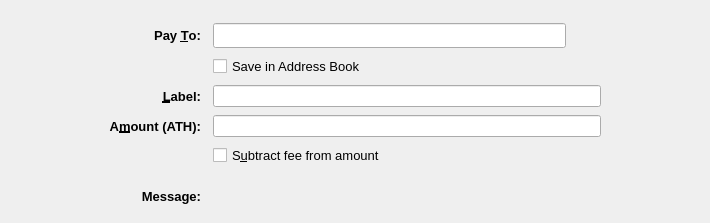
<?xml version="1.0" encoding="UTF-8"?>
<ui version="4.0">
 <class>SendCoinsEntry</class>
 <widget class="QStackedWidget" name="SendCoinsEntry">
  <property name="geometry">
   <rect>
    <x>0</x>
    <y>0</y>
    <width>710</width>
    <height>223</height>
   </rect>
  </property>
  <property name="focusPolicy">
   <enum>Qt::TabFocus</enum>
  </property>
  <property name="autoFillBackground">
   <bool>false</bool>
  </property>
  <property name="styleSheet">
   <string notr="true"/>
  </property>
  <property name="currentIndex">
   <number>0</number>
  </property>
  <widget class="QFrame" name="SendCoins">
   <property name="toolTip">
    <string>This is a normal payment.</string>
   </property>
   <property name="frameShape">
    <enum>QFrame::NoFrame</enum>
   </property>
   <layout class="QGridLayout" name="gridLayout">
    <property name="topMargin">
     <number>8</number>
    </property>
    <property name="bottomMargin">
     <number>4</number>
    </property>
    <property name="horizontalSpacing">
     <number>12</number>
    </property>
    <property name="verticalSpacing">
     <number>8</number>
    </property>
    <item row="1" column="0">
     <spacer name="horizontalSpacer">
      <property name="orientation">
       <enum>Qt::Horizontal</enum>
      </property>
      <property name="sizeType">
       <enum>QSizePolicy::Maximum</enum>
      </property>
      <property name="sizeHint" stdset="0">
       <size>
        <width>100</width>
        <height>20</height>
       </size>
      </property>
     </spacer>
    </item>
    <item row="3" column="2">
     <widget class="QLineEdit" name="addAsLabel">
      <property name="sizePolicy">
       <sizepolicy hsizetype="Expanding" vsizetype="Expanding">
        <horstretch>0</horstretch>
        <verstretch>0</verstretch>
       </sizepolicy>
      </property>
      <property name="toolTip">
       <string>Enter a label for this address to add it to the list of used addresses</string>
      </property>
      <property name="styleSheet">
       <string notr="true"/>
      </property>
     </widget>
    </item>
    <item row="0" column="2">
     <spacer name="verticalSpacer">
      <property name="orientation">
       <enum>Qt::Vertical</enum>
      </property>
      <property name="sizeHint" stdset="0">
       <size>
        <width>20</width>
        <height>40</height>
       </size>
      </property>
     </spacer>
    </item>
    <item row="1" column="3">
     <spacer name="horizontalSpacer_2">
      <property name="orientation">
       <enum>Qt::Horizontal</enum>
      </property>
      <property name="sizeType">
       <enum>QSizePolicy::Maximum</enum>
      </property>
      <property name="sizeHint" stdset="0">
       <size>
        <width>100</width>
        <height>20</height>
       </size>
      </property>
     </spacer>
    </item>
    <item row="12" column="2">
     <widget class="QLabel" name="messageTextLabel">
      <property name="toolTip">
       <string>A message that was attached to the aethercoin: URI which will be stored with the transaction for your reference. Note: This message will not be sent over the AetherCoin network.</string>
      </property>
      <property name="styleSheet">
       <string notr="true"/>
      </property>
      <property name="textFormat">
       <enum>Qt::PlainText</enum>
      </property>
     </widget>
    </item>
    <item row="1" column="1">
     <widget class="QLabel" name="payToLabel">
      <property name="font">
       <font>
        <pointsize>10</pointsize>
        <weight>75</weight>
        <bold>true</bold>
       </font>
      </property>
      <property name="text">
       <string>Pay &amp;To:</string>
      </property>
      <property name="alignment">
       <set>Qt::AlignRight|Qt::AlignTrailing|Qt::AlignVCenter</set>
      </property>
      <property name="buddy">
       <cstring>payTo</cstring>
      </property>
     </widget>
    </item>
    <item row="12" column="1">
     <widget class="QLabel" name="messageLabel">
      <property name="font">
       <font>
        <pointsize>10</pointsize>
        <weight>75</weight>
        <bold>true</bold>
       </font>
      </property>
      <property name="text">
       <string>Message:</string>
      </property>
      <property name="alignment">
       <set>Qt::AlignRight|Qt::AlignTrailing|Qt::AlignVCenter</set>
      </property>
     </widget>
    </item>
    <item row="6" column="2">
     <layout class="QHBoxLayout" name="horizontalLayoutAmount" stretch="0">
      <item>
       <widget class="AetherCoinAmountField" name="payAmount">
        <property name="sizePolicy">
         <sizepolicy hsizetype="Expanding" vsizetype="Expanding">
          <horstretch>0</horstretch>
          <verstretch>0</verstretch>
         </sizepolicy>
        </property>
        <property name="styleSheet">
         <string notr="true"/>
        </property>
       </widget>
      </item>
     </layout>
    </item>
    <item row="3" column="1">
     <widget class="QLabel" name="labellLabel">
      <property name="font">
       <font>
        <pointsize>10</pointsize>
        <weight>75</weight>
        <bold>true</bold>
       </font>
      </property>
      <property name="text">
       <string>&amp;Label:</string>
      </property>
      <property name="alignment">
       <set>Qt::AlignRight|Qt::AlignTrailing|Qt::AlignVCenter</set>
      </property>
      <property name="buddy">
       <cstring>addAsLabel</cstring>
      </property>
     </widget>
    </item>
    <item row="1" column="2">
     <layout class="QHBoxLayout" name="payToLayout">
      <property name="spacing">
       <number>0</number>
      </property>
      <item>
       <widget class="QValidatedLineEdit" name="payTo">
        <property name="sizePolicy">
         <sizepolicy hsizetype="Expanding" vsizetype="Expanding">
          <horstretch>0</horstretch>
          <verstretch>0</verstretch>
         </sizepolicy>
        </property>
        <property name="toolTip">
         <string>The AetherCoin address to send the payment to</string>
        </property>
        <property name="styleSheet">
         <string notr="true"/>
        </property>
       </widget>
      </item>
      <item>
       <widget class="QToolButton" name="addressBookButton">
        <property name="toolTip">
         <string notr="true"/>
        </property>
        <property name="styleSheet">
         <string notr="true">border:0;background:transparent</string>
        </property>
        <property name="text">
         <string/>
        </property>
        <property name="icon">
           <iconset resource="../navcoin.qrc">
          <normaloff>:/icons/address-book</normaloff>:/icons/address-book</iconset>
        </property>
        <property name="iconSize">
         <size>
          <width>22</width>
          <height>22</height>
         </size>
        </property>
        <property name="shortcut">
         <string>Alt+A</string>
        </property>
       </widget>
      </item>
      <item>
       <spacer name="horizontalSpacer_3">
        <property name="orientation">
         <enum>Qt::Horizontal</enum>
        </property>
        <property name="sizeType">
         <enum>QSizePolicy::Maximum</enum>
        </property>
        <property name="sizeHint" stdset="0">
         <size>
          <width>10</width>
          <height>20</height>
         </size>
        </property>
       </spacer>
      </item>
     </layout>
    </item>
    <item row="10" column="2">
     <spacer name="verticalSpacer_3">
      <property name="orientation">
       <enum>Qt::Vertical</enum>
      </property>
      <property name="sizeHint" stdset="0">
       <size>
        <width>20</width>
        <height>40</height>
       </size>
      </property>
     </spacer>
    </item>
    <item row="2" column="2">
     <widget class="QCheckBox" name="addressBookCheckBox">
      <property name="font">
       <font>
        <pointsize>10</pointsize>
       </font>
      </property>
      <property name="text">
       <string>Save in Address Book</string>
      </property>
     </widget>
    </item>
    <item row="6" column="1">
     <widget class="QLabel" name="amountLabel">
      <property name="font">
       <font>
        <pointsize>10</pointsize>
        <weight>75</weight>
        <bold>true</bold>
       </font>
      </property>
      <property name="text">
       <string>A&amp;mount (ATH):</string>
      </property>
      <property name="alignment">
       <set>Qt::AlignRight|Qt::AlignTrailing|Qt::AlignVCenter</set>
      </property>
      <property name="buddy">
       <cstring>payAmount</cstring>
      </property>
     </widget>
    </item>
    <item row="13" column="2">
     <spacer name="verticalSpacer_2">
      <property name="orientation">
       <enum>Qt::Vertical</enum>
      </property>
      <property name="sizeHint" stdset="0">
       <size>
        <width>20</width>
        <height>40</height>
       </size>
      </property>
     </spacer>
    </item>
    <item row="7" column="2">
     <widget class="QCheckBox" name="checkboxSubtractFeeFromAmount">
      <property name="font">
       <font>
        <pointsize>10</pointsize>
       </font>
      </property>
      <property name="toolTip">
       <string>The fee will be deducted from the amount being sent. The recipient will receive less aethercoins than you enter in the amount field. If multiple recipients are selected, the fee is split equally.</string>
      </property>
      <property name="text">
       <string>S&amp;ubtract fee from amount</string>
      </property>
     </widget>
    </item>
   </layout>
  </widget>
  <widget class="QFrame" name="SendCoins_UnauthenticatedPaymentRequest">
   <property name="palette">
    <palette>
     <active>
      <colorrole role="WindowText">
       <brush brushstyle="SolidPattern">
        <color alpha="255">
         <red>0</red>
         <green>0</green>
         <blue>0</blue>
        </color>
       </brush>
      </colorrole>
      <colorrole role="Button">
       <brush brushstyle="SolidPattern">
        <color alpha="255">
         <red>239</red>
         <green>241</green>
         <blue>244</blue>
        </color>
       </brush>
      </colorrole>
      <colorrole role="Light">
       <brush brushstyle="SolidPattern">
        <color alpha="255">
         <red>255</red>
         <green>255</green>
         <blue>255</blue>
        </color>
       </brush>
      </colorrole>
      <colorrole role="Midlight">
       <brush brushstyle="SolidPattern">
        <color alpha="255">
         <red>255</red>
         <green>255</green>
         <blue>191</blue>
        </color>
       </brush>
      </colorrole>
      <colorrole role="Dark">
       <brush brushstyle="SolidPattern">
        <color alpha="255">
         <red>127</red>
         <green>127</green>
         <blue>63</blue>
        </color>
       </brush>
      </colorrole>
      <colorrole role="Mid">
       <brush brushstyle="SolidPattern">
        <color alpha="255">
         <red>170</red>
         <green>170</green>
         <blue>84</blue>
        </color>
       </brush>
      </colorrole>
      <colorrole role="Text">
       <brush brushstyle="SolidPattern">
        <color alpha="255">
         <red>0</red>
         <green>0</green>
         <blue>0</blue>
        </color>
       </brush>
      </colorrole>
      <colorrole role="BrightText">
       <brush brushstyle="SolidPattern">
        <color alpha="255">
         <red>255</red>
         <green>255</green>
         <blue>255</blue>
        </color>
       </brush>
      </colorrole>
      <colorrole role="ButtonText">
       <brush brushstyle="SolidPattern">
        <color alpha="255">
         <red>0</red>
         <green>0</green>
         <blue>0</blue>
        </color>
       </brush>
      </colorrole>
      <colorrole role="Base">
       <brush brushstyle="SolidPattern">
        <color alpha="255">
         <red>239</red>
         <green>241</green>
         <blue>244</blue>
        </color>
       </brush>
      </colorrole>
      <colorrole role="Window">
       <brush brushstyle="SolidPattern">
        <color alpha="255">
         <red>239</red>
         <green>241</green>
         <blue>244</blue>
        </color>
       </brush>
      </colorrole>
      <colorrole role="Shadow">
       <brush brushstyle="SolidPattern">
        <color alpha="255">
         <red>0</red>
         <green>0</green>
         <blue>0</blue>
        </color>
       </brush>
      </colorrole>
      <colorrole role="AlternateBase">
       <brush brushstyle="SolidPattern">
        <color alpha="255">
         <red>255</red>
         <green>255</green>
         <blue>191</blue>
        </color>
       </brush>
      </colorrole>
      <colorrole role="ToolTipBase">
       <brush brushstyle="SolidPattern">
        <color alpha="255">
         <red>255</red>
         <green>255</green>
         <blue>220</blue>
        </color>
       </brush>
      </colorrole>
      <colorrole role="ToolTipText">
       <brush brushstyle="SolidPattern">
        <color alpha="255">
         <red>0</red>
         <green>0</green>
         <blue>0</blue>
        </color>
       </brush>
      </colorrole>
     </active>
     <inactive>
      <colorrole role="WindowText">
       <brush brushstyle="SolidPattern">
        <color alpha="255">
         <red>0</red>
         <green>0</green>
         <blue>0</blue>
        </color>
       </brush>
      </colorrole>
      <colorrole role="Button">
       <brush brushstyle="SolidPattern">
        <color alpha="255">
         <red>239</red>
         <green>241</green>
         <blue>244</blue>
        </color>
       </brush>
      </colorrole>
      <colorrole role="Light">
       <brush brushstyle="SolidPattern">
        <color alpha="255">
         <red>255</red>
         <green>255</green>
         <blue>255</blue>
        </color>
       </brush>
      </colorrole>
      <colorrole role="Midlight">
       <brush brushstyle="SolidPattern">
        <color alpha="255">
         <red>255</red>
         <green>255</green>
         <blue>191</blue>
        </color>
       </brush>
      </colorrole>
      <colorrole role="Dark">
       <brush brushstyle="SolidPattern">
        <color alpha="255">
         <red>127</red>
         <green>127</green>
         <blue>63</blue>
        </color>
       </brush>
      </colorrole>
      <colorrole role="Mid">
       <brush brushstyle="SolidPattern">
        <color alpha="255">
         <red>170</red>
         <green>170</green>
         <blue>84</blue>
        </color>
       </brush>
      </colorrole>
      <colorrole role="Text">
       <brush brushstyle="SolidPattern">
        <color alpha="255">
         <red>0</red>
         <green>0</green>
         <blue>0</blue>
        </color>
       </brush>
      </colorrole>
      <colorrole role="BrightText">
       <brush brushstyle="SolidPattern">
        <color alpha="255">
         <red>255</red>
         <green>255</green>
         <blue>255</blue>
        </color>
       </brush>
      </colorrole>
      <colorrole role="ButtonText">
       <brush brushstyle="SolidPattern">
        <color alpha="255">
         <red>0</red>
         <green>0</green>
         <blue>0</blue>
        </color>
       </brush>
      </colorrole>
      <colorrole role="Base">
       <brush brushstyle="SolidPattern">
        <color alpha="255">
         <red>239</red>
         <green>241</green>
         <blue>244</blue>
        </color>
       </brush>
      </colorrole>
      <colorrole role="Window">
       <brush brushstyle="SolidPattern">
        <color alpha="255">
         <red>239</red>
         <green>241</green>
         <blue>244</blue>
        </color>
       </brush>
      </colorrole>
      <colorrole role="Shadow">
       <brush brushstyle="SolidPattern">
        <color alpha="255">
         <red>0</red>
         <green>0</green>
         <blue>0</blue>
        </color>
       </brush>
      </colorrole>
      <colorrole role="AlternateBase">
       <brush brushstyle="SolidPattern">
        <color alpha="255">
         <red>255</red>
         <green>255</green>
         <blue>191</blue>
        </color>
       </brush>
      </colorrole>
      <colorrole role="ToolTipBase">
       <brush brushstyle="SolidPattern">
        <color alpha="255">
         <red>255</red>
         <green>255</green>
         <blue>220</blue>
        </color>
       </brush>
      </colorrole>
      <colorrole role="ToolTipText">
       <brush brushstyle="SolidPattern">
        <color alpha="255">
         <red>0</red>
         <green>0</green>
         <blue>0</blue>
        </color>
       </brush>
      </colorrole>
     </inactive>
     <disabled>
      <colorrole role="WindowText">
       <brush brushstyle="SolidPattern">
        <color alpha="255">
         <red>127</red>
         <green>127</green>
         <blue>63</blue>
        </color>
       </brush>
      </colorrole>
      <colorrole role="Button">
       <brush brushstyle="SolidPattern">
        <color alpha="255">
         <red>239</red>
         <green>241</green>
         <blue>244</blue>
        </color>
       </brush>
      </colorrole>
      <colorrole role="Light">
       <brush brushstyle="SolidPattern">
        <color alpha="255">
         <red>255</red>
         <green>255</green>
         <blue>255</blue>
        </color>
       </brush>
      </colorrole>
      <colorrole role="Midlight">
       <brush brushstyle="SolidPattern">
        <color alpha="255">
         <red>255</red>
         <green>255</green>
         <blue>191</blue>
        </color>
       </brush>
      </colorrole>
      <colorrole role="Dark">
       <brush brushstyle="SolidPattern">
        <color alpha="255">
         <red>127</red>
         <green>127</green>
         <blue>63</blue>
        </color>
       </brush>
      </colorrole>
      <colorrole role="Mid">
       <brush brushstyle="SolidPattern">
        <color alpha="255">
         <red>170</red>
         <green>170</green>
         <blue>84</blue>
        </color>
       </brush>
      </colorrole>
      <colorrole role="Text">
       <brush brushstyle="SolidPattern">
        <color alpha="255">
         <red>127</red>
         <green>127</green>
         <blue>63</blue>
        </color>
       </brush>
      </colorrole>
      <colorrole role="BrightText">
       <brush brushstyle="SolidPattern">
        <color alpha="255">
         <red>255</red>
         <green>255</green>
         <blue>255</blue>
        </color>
       </brush>
      </colorrole>
      <colorrole role="ButtonText">
       <brush brushstyle="SolidPattern">
        <color alpha="255">
         <red>127</red>
         <green>127</green>
         <blue>63</blue>
        </color>
       </brush>
      </colorrole>
      <colorrole role="Base">
       <brush brushstyle="SolidPattern">
        <color alpha="255">
         <red>239</red>
         <green>241</green>
         <blue>244</blue>
        </color>
       </brush>
      </colorrole>
      <colorrole role="Window">
       <brush brushstyle="SolidPattern">
        <color alpha="255">
         <red>239</red>
         <green>241</green>
         <blue>244</blue>
        </color>
       </brush>
      </colorrole>
      <colorrole role="Shadow">
       <brush brushstyle="SolidPattern">
        <color alpha="255">
         <red>0</red>
         <green>0</green>
         <blue>0</blue>
        </color>
       </brush>
      </colorrole>
      <colorrole role="AlternateBase">
       <brush brushstyle="SolidPattern">
        <color alpha="255">
         <red>255</red>
         <green>255</green>
         <blue>127</blue>
        </color>
       </brush>
      </colorrole>
      <colorrole role="ToolTipBase">
       <brush brushstyle="SolidPattern">
        <color alpha="255">
         <red>255</red>
         <green>255</green>
         <blue>220</blue>
        </color>
       </brush>
      </colorrole>
      <colorrole role="ToolTipText">
       <brush brushstyle="SolidPattern">
        <color alpha="255">
         <red>0</red>
         <green>0</green>
         <blue>0</blue>
        </color>
       </brush>
      </colorrole>
     </disabled>
    </palette>
   </property>
   <property name="toolTip">
    <string>This is an unauthenticated payment request.</string>
   </property>
   <property name="autoFillBackground">
    <bool>false</bool>
   </property>
   <property name="frameShape">
    <enum>QFrame::NoFrame</enum>
   </property>
   <layout class="QGridLayout" name="gridLayout_is">
    <property name="spacing">
     <number>12</number>
    </property>
    <item row="0" column="0">
     <widget class="QLabel" name="payToLabel_is">
      <property name="text">
       <string>Pay To:</string>
      </property>
      <property name="alignment">
       <set>Qt::AlignRight|Qt::AlignTrailing|Qt::AlignVCenter</set>
      </property>
     </widget>
    </item>
    <item row="0" column="1">
     <layout class="QHBoxLayout" name="payToLayout_is">
      <property name="spacing">
       <number>0</number>
      </property>
      <item>
       <widget class="QLabel" name="payTo_is">
        <property name="styleSheet">
         <string notr="true">background: #fff; border-radius: 4px; border: 1px solid #000; padding:2px</string>
        </property>
       </widget>
      </item>
      <item>
       <widget class="QToolButton" name="deleteButton_is">
        <property name="toolTip">
         <string>Remove this entry</string>
        </property>
        <property name="text">
         <string/>
        </property>
        <property name="icon">
         <iconset>
          <normaloff>:/icons/remove</normaloff>:/icons/remove</iconset>
        </property>
       </widget>
      </item>
     </layout>
    </item>
    <item row="1" column="0">
     <widget class="QLabel" name="memoLabel_is">
      <property name="text">
       <string>Memo:</string>
      </property>
      <property name="alignment">
       <set>Qt::AlignRight|Qt::AlignTrailing|Qt::AlignVCenter</set>
      </property>
     </widget>
    </item>
    <item row="1" column="1">
     <widget class="QLabel" name="memoTextLabel_is">
      <property name="styleSheet">
       <string notr="true">background: #fff; border-radius: 4px; border: 1px solid #000; padding:2px</string>
      </property>
      <property name="textFormat">
       <enum>Qt::PlainText</enum>
      </property>
     </widget>
    </item>
    <item row="2" column="0">
     <widget class="QLabel" name="amountLabel_is">
      <property name="text">
       <string>A&amp;mount:</string>
      </property>
      <property name="alignment">
       <set>Qt::AlignRight|Qt::AlignTrailing|Qt::AlignVCenter</set>
      </property>
      <property name="buddy">
       <cstring>payAmount_is</cstring>
      </property>
     </widget>
    </item>
    <item row="2" column="1">
     <widget class="AetherCoinAmountField" name="payAmount_is">
      <property name="acceptDrops">
       <bool>false</bool>
      </property>
      <property name="styleSheet">
       <string notr="true">background: #fff; border-radius: 4px; border: 1px solid #000; padding:2px</string>
      </property>
     </widget>
    </item>
   </layout>
  </widget>
  <widget class="QFrame" name="SendCoins_AuthenticatedPaymentRequest">
   <property name="palette">
    <palette>
     <active>
      <colorrole role="WindowText">
       <brush brushstyle="SolidPattern">
        <color alpha="255">
         <red>0</red>
         <green>0</green>
         <blue>0</blue>
        </color>
       </brush>
      </colorrole>
      <colorrole role="Button">
       <brush brushstyle="SolidPattern">
        <color alpha="255">
         <red>239</red>
         <green>241</green>
         <blue>244</blue>
        </color>
       </brush>
      </colorrole>
      <colorrole role="Light">
       <brush brushstyle="SolidPattern">
        <color alpha="255">
         <red>230</red>
         <green>255</green>
         <blue>224</blue>
        </color>
       </brush>
      </colorrole>
      <colorrole role="Midlight">
       <brush brushstyle="SolidPattern">
        <color alpha="255">
         <red>185</red>
         <green>243</green>
         <blue>171</blue>
        </color>
       </brush>
      </colorrole>
      <colorrole role="Dark">
       <brush brushstyle="SolidPattern">
        <color alpha="255">
         <red>70</red>
         <green>116</green>
         <blue>59</blue>
        </color>
       </brush>
      </colorrole>
      <colorrole role="Mid">
       <brush brushstyle="SolidPattern">
        <color alpha="255">
         <red>93</red>
         <green>155</green>
         <blue>79</blue>
        </color>
       </brush>
      </colorrole>
      <colorrole role="Text">
       <brush brushstyle="SolidPattern">
        <color alpha="255">
         <red>0</red>
         <green>0</green>
         <blue>0</blue>
        </color>
       </brush>
      </colorrole>
      <colorrole role="BrightText">
       <brush brushstyle="SolidPattern">
        <color alpha="255">
         <red>155</red>
         <green>255</green>
         <blue>147</blue>
        </color>
       </brush>
      </colorrole>
      <colorrole role="ButtonText">
       <brush brushstyle="SolidPattern">
        <color alpha="255">
         <red>0</red>
         <green>0</green>
         <blue>0</blue>
        </color>
       </brush>
      </colorrole>
      <colorrole role="Base">
       <brush brushstyle="SolidPattern">
        <color alpha="255">
         <red>239</red>
         <green>241</green>
         <blue>244</blue>
        </color>
       </brush>
      </colorrole>
      <colorrole role="Window">
       <brush brushstyle="SolidPattern">
        <color alpha="255">
         <red>239</red>
         <green>241</green>
         <blue>244</blue>
        </color>
       </brush>
      </colorrole>
      <colorrole role="Shadow">
       <brush brushstyle="SolidPattern">
        <color alpha="255">
         <red>0</red>
         <green>0</green>
         <blue>0</blue>
        </color>
       </brush>
      </colorrole>
      <colorrole role="AlternateBase">
       <brush brushstyle="SolidPattern">
        <color alpha="255">
         <red>197</red>
         <green>243</green>
         <blue>187</blue>
        </color>
       </brush>
      </colorrole>
      <colorrole role="NoRole">
       <brush brushstyle="SolidPattern">
        <color alpha="255">
         <red>125</red>
         <green>194</green>
         <blue>122</blue>
        </color>
       </brush>
      </colorrole>
      <colorrole role="ToolTipBase">
       <brush brushstyle="SolidPattern">
        <color alpha="255">
         <red>255</red>
         <green>255</green>
         <blue>220</blue>
        </color>
       </brush>
      </colorrole>
      <colorrole role="ToolTipText">
       <brush brushstyle="SolidPattern">
        <color alpha="255">
         <red>0</red>
         <green>0</green>
         <blue>0</blue>
        </color>
       </brush>
      </colorrole>
     </active>
     <inactive>
      <colorrole role="WindowText">
       <brush brushstyle="SolidPattern">
        <color alpha="255">
         <red>0</red>
         <green>0</green>
         <blue>0</blue>
        </color>
       </brush>
      </colorrole>
      <colorrole role="Button">
       <brush brushstyle="SolidPattern">
        <color alpha="255">
         <red>239</red>
         <green>241</green>
         <blue>244</blue>
        </color>
       </brush>
      </colorrole>
      <colorrole role="Light">
       <brush brushstyle="SolidPattern">
        <color alpha="255">
         <red>230</red>
         <green>255</green>
         <blue>224</blue>
        </color>
       </brush>
      </colorrole>
      <colorrole role="Midlight">
       <brush brushstyle="SolidPattern">
        <color alpha="255">
         <red>185</red>
         <green>243</green>
         <blue>171</blue>
        </color>
       </brush>
      </colorrole>
      <colorrole role="Dark">
       <brush brushstyle="SolidPattern">
        <color alpha="255">
         <red>70</red>
         <green>116</green>
         <blue>59</blue>
        </color>
       </brush>
      </colorrole>
      <colorrole role="Mid">
       <brush brushstyle="SolidPattern">
        <color alpha="255">
         <red>93</red>
         <green>155</green>
         <blue>79</blue>
        </color>
       </brush>
      </colorrole>
      <colorrole role="Text">
       <brush brushstyle="SolidPattern">
        <color alpha="255">
         <red>0</red>
         <green>0</green>
         <blue>0</blue>
        </color>
       </brush>
      </colorrole>
      <colorrole role="BrightText">
       <brush brushstyle="SolidPattern">
        <color alpha="255">
         <red>155</red>
         <green>255</green>
         <blue>147</blue>
        </color>
       </brush>
      </colorrole>
      <colorrole role="ButtonText">
       <brush brushstyle="SolidPattern">
        <color alpha="255">
         <red>0</red>
         <green>0</green>
         <blue>0</blue>
        </color>
       </brush>
      </colorrole>
      <colorrole role="Base">
       <brush brushstyle="SolidPattern">
        <color alpha="255">
         <red>239</red>
         <green>241</green>
         <blue>244</blue>
        </color>
       </brush>
      </colorrole>
      <colorrole role="Window">
       <brush brushstyle="SolidPattern">
        <color alpha="255">
         <red>239</red>
         <green>241</green>
         <blue>244</blue>
        </color>
       </brush>
      </colorrole>
      <colorrole role="Shadow">
       <brush brushstyle="SolidPattern">
        <color alpha="255">
         <red>0</red>
         <green>0</green>
         <blue>0</blue>
        </color>
       </brush>
      </colorrole>
      <colorrole role="AlternateBase">
       <brush brushstyle="SolidPattern">
        <color alpha="255">
         <red>197</red>
         <green>243</green>
         <blue>187</blue>
        </color>
       </brush>
      </colorrole>
      <colorrole role="NoRole">
       <brush brushstyle="SolidPattern">
        <color alpha="255">
         <red>125</red>
         <green>194</green>
         <blue>122</blue>
        </color>
       </brush>
      </colorrole>
      <colorrole role="ToolTipBase">
       <brush brushstyle="SolidPattern">
        <color alpha="255">
         <red>255</red>
         <green>255</green>
         <blue>220</blue>
        </color>
       </brush>
      </colorrole>
      <colorrole role="ToolTipText">
       <brush brushstyle="SolidPattern">
        <color alpha="255">
         <red>0</red>
         <green>0</green>
         <blue>0</blue>
        </color>
       </brush>
      </colorrole>
     </inactive>
     <disabled>
      <colorrole role="WindowText">
       <brush brushstyle="SolidPattern">
        <color alpha="255">
         <red>70</red>
         <green>116</green>
         <blue>59</blue>
        </color>
       </brush>
      </colorrole>
      <colorrole role="Button">
       <brush brushstyle="SolidPattern">
        <color alpha="255">
         <red>239</red>
         <green>241</green>
         <blue>244</blue>
        </color>
       </brush>
      </colorrole>
      <colorrole role="Light">
       <brush brushstyle="SolidPattern">
        <color alpha="255">
         <red>230</red>
         <green>255</green>
         <blue>224</blue>
        </color>
       </brush>
      </colorrole>
      <colorrole role="Midlight">
       <brush brushstyle="SolidPattern">
        <color alpha="255">
         <red>185</red>
         <green>243</green>
         <blue>171</blue>
        </color>
       </brush>
      </colorrole>
      <colorrole role="Dark">
       <brush brushstyle="SolidPattern">
        <color alpha="255">
         <red>70</red>
         <green>116</green>
         <blue>59</blue>
        </color>
       </brush>
      </colorrole>
      <colorrole role="Mid">
       <brush brushstyle="SolidPattern">
        <color alpha="255">
         <red>93</red>
         <green>155</green>
         <blue>79</blue>
        </color>
       </brush>
      </colorrole>
      <colorrole role="Text">
       <brush brushstyle="SolidPattern">
        <color alpha="255">
         <red>70</red>
         <green>116</green>
         <blue>59</blue>
        </color>
       </brush>
      </colorrole>
      <colorrole role="BrightText">
       <brush brushstyle="SolidPattern">
        <color alpha="255">
         <red>155</red>
         <green>255</green>
         <blue>147</blue>
        </color>
       </brush>
      </colorrole>
      <colorrole role="ButtonText">
       <brush brushstyle="SolidPattern">
        <color alpha="255">
         <red>70</red>
         <green>116</green>
         <blue>59</blue>
        </color>
       </brush>
      </colorrole>
      <colorrole role="Base">
       <brush brushstyle="SolidPattern">
        <color alpha="255">
         <red>239</red>
         <green>241</green>
         <blue>244</blue>
        </color>
       </brush>
      </colorrole>
      <colorrole role="Window">
       <brush brushstyle="SolidPattern">
        <color alpha="255">
         <red>239</red>
         <green>241</green>
         <blue>244</blue>
        </color>
       </brush>
      </colorrole>
      <colorrole role="Shadow">
       <brush brushstyle="SolidPattern">
        <color alpha="255">
         <red>0</red>
         <green>0</green>
         <blue>0</blue>
        </color>
       </brush>
      </colorrole>
      <colorrole role="AlternateBase">
       <brush brushstyle="SolidPattern">
        <color alpha="255">
         <red>140</red>
         <green>232</green>
         <blue>119</blue>
        </color>
       </brush>
      </colorrole>
      <colorrole role="NoRole">
       <brush brushstyle="SolidPattern">
        <color alpha="255">
         <red>125</red>
         <green>194</green>
         <blue>122</blue>
        </color>
       </brush>
      </colorrole>
      <colorrole role="ToolTipBase">
       <brush brushstyle="SolidPattern">
        <color alpha="255">
         <red>255</red>
         <green>255</green>
         <blue>220</blue>
        </color>
       </brush>
      </colorrole>
      <colorrole role="ToolTipText">
       <brush brushstyle="SolidPattern">
        <color alpha="255">
         <red>0</red>
         <green>0</green>
         <blue>0</blue>
        </color>
       </brush>
      </colorrole>
     </disabled>
    </palette>
   </property>
   <property name="toolTip">
    <string>This is an authenticated payment request.</string>
   </property>
   <property name="autoFillBackground">
    <bool>false</bool>
   </property>
   <property name="styleSheet">
    <string notr="true">background: #eff1f4; border: 0</string>
   </property>
   <property name="frameShape">
    <enum>QFrame::NoFrame</enum>
   </property>
   <layout class="QGridLayout" name="gridLayout_s">
    <property name="spacing">
     <number>12</number>
    </property>
    <item row="0" column="0">
     <widget class="QLabel" name="payToLabel_s">
      <property name="text">
       <string>Pay To:</string>
      </property>
      <property name="alignment">
       <set>Qt::AlignRight|Qt::AlignTrailing|Qt::AlignVCenter</set>
      </property>
     </widget>
    </item>
    <item row="0" column="1">
     <layout class="QHBoxLayout" name="payToLayout_s">
      <property name="spacing">
       <number>0</number>
      </property>
      <item>
       <widget class="QLabel" name="payTo_s">
        <property name="styleSheet">
         <string notr="true">background: #fff; border-radius: 4px; border: 1px solid #000; padding:2px</string>
        </property>
        <property name="textFormat">
         <enum>Qt::PlainText</enum>
        </property>
       </widget>
      </item>
      <item>
       <widget class="QToolButton" name="deleteButton_s">
        <property name="toolTip">
         <string>Remove this entry</string>
        </property>
        <property name="text">
         <string/>
        </property>
        <property name="icon">
         <iconset>
          <normaloff>:/icons/remove</normaloff>:/icons/remove</iconset>
        </property>
       </widget>
      </item>
     </layout>
    </item>
    <item row="1" column="0">
     <widget class="QLabel" name="memoLabel_s">
      <property name="text">
       <string>Memo:</string>
      </property>
      <property name="alignment">
       <set>Qt::AlignRight|Qt::AlignTrailing|Qt::AlignVCenter</set>
      </property>
     </widget>
    </item>
    <item row="1" column="1">
     <widget class="QLabel" name="memoTextLabel_s">
      <property name="styleSheet">
       <string notr="true">background: #fff; border-radius: 4px; border: 1px solid #000; padding:2px</string>
      </property>
      <property name="textFormat">
       <enum>Qt::PlainText</enum>
      </property>
     </widget>
    </item>
    <item row="2" column="0">
     <widget class="QLabel" name="amountLabel_s">
      <property name="text">
       <string>A&amp;mount:</string>
      </property>
      <property name="alignment">
       <set>Qt::AlignRight|Qt::AlignTrailing|Qt::AlignVCenter</set>
      </property>
      <property name="buddy">
       <cstring>payAmount_s</cstring>
      </property>
     </widget>
    </item>
    <item row="2" column="1">
     <widget class="AetherCoinAmountField" name="payAmount_s">
      <property name="acceptDrops">
       <bool>false</bool>
      </property>
      <property name="styleSheet">
       <string notr="true">background: #fff; border-radius: 4px; border: 1px solid #000; padding:2px</string>
      </property>
     </widget>
    </item>
   </layout>
  </widget>
 </widget>
 <customwidgets>
  <customwidget>
   <class>QValidatedLineEdit</class>
   <extends>QLineEdit</extends>
   <header>qvalidatedlineedit.h</header>
  </customwidget>
  <customwidget>
   <class>AetherCoinAmountField</class>
   <extends>QLineEdit</extends>
   <header>aethercoinamountfield.h</header>
   <container>1</container>
  </customwidget>
 </customwidgets>
 <tabstops>
  <tabstop>payTo</tabstop>
  <tabstop>addressBookButton</tabstop>
  <tabstop>payAmount</tabstop>
  <tabstop>payAmount_is</tabstop>
  <tabstop>deleteButton_is</tabstop>
  <tabstop>payAmount_s</tabstop>
  <tabstop>deleteButton_s</tabstop>
 </tabstops>
 <resources/>
 <connections/>
</ui>
